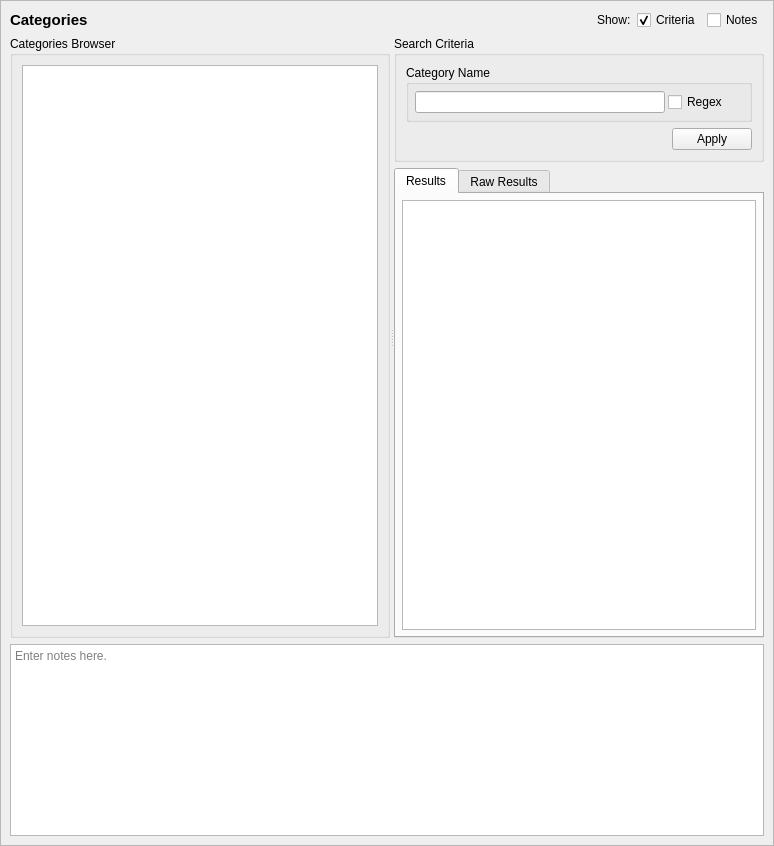
<?xml version="1.0" encoding="UTF-8"?>
<ui version="4.0">
 <class>CategoryQueryTab_ui</class>
 <widget class="QScrollArea" name="CategoryQueryTab_ui">
  <property name="geometry">
   <rect>
    <x>0</x>
    <y>0</y>
    <width>774</width>
    <height>846</height>
   </rect>
  </property>
  <property name="sizeAdjustPolicy">
   <enum>QAbstractScrollArea::AdjustToContents</enum>
  </property>
  <property name="widgetResizable">
   <bool>true</bool>
  </property>
  <widget class="QWidget" name="contents">
   <property name="geometry">
    <rect>
     <x>0</x>
     <y>0</y>
     <width>772</width>
     <height>844</height>
    </rect>
   </property>
   <property name="minimumSize">
    <size>
     <width>0</width>
     <height>0</height>
    </size>
   </property>
   <layout class="QGridLayout" name="gridLayout_3">
    <item row="0" column="0">
     <widget class="QLabel" name="label">
      <property name="sizePolicy">
       <sizepolicy hsizetype="Preferred" vsizetype="Fixed">
        <horstretch>0</horstretch>
        <verstretch>0</verstretch>
       </sizepolicy>
      </property>
      <property name="maximumSize">
       <size>
        <width>16777215</width>
        <height>20</height>
       </size>
      </property>
      <property name="font">
       <font>
        <pointsize>11</pointsize>
        <weight>75</weight>
        <bold>true</bold>
       </font>
      </property>
      <property name="text">
       <string>Categories</string>
      </property>
     </widget>
    </item>
    <item row="3" column="0" colspan="5">
     <widget class="QTextEdit" name="notes">
      <property name="minimumSize">
       <size>
        <width>0</width>
        <height>80</height>
       </size>
      </property>
      <property name="toolTip">
       <string>Optionally enter notes here about the query.</string>
      </property>
      <property name="placeholderText">
       <string>Enter notes here.</string>
      </property>
     </widget>
    </item>
    <item row="0" column="1">
     <spacer name="horizontalSpacer">
      <property name="orientation">
       <enum>Qt::Orientation::Horizontal</enum>
      </property>
      <property name="sizeHint" stdset="0">
       <size>
        <width>440</width>
        <height>20</height>
       </size>
      </property>
     </spacer>
    </item>
    <item row="0" column="2">
     <widget class="QLabel" name="label_2">
      <property name="text">
       <string>Show:</string>
      </property>
     </widget>
    </item>
    <item row="0" column="3">
     <widget class="QCheckBox" name="criteria_expander">
      <property name="toolTip">
       <string>Show or hide the search criteria (no settings are lost)</string>
      </property>
      <property name="text">
       <string>Criteria</string>
      </property>
      <property name="checked">
       <bool>true</bool>
      </property>
     </widget>
    </item>
    <item row="0" column="4">
     <widget class="QCheckBox" name="notes_expander">
      <property name="toolTip">
       <string>Show or hide the notes field (no data is lost)</string>
      </property>
      <property name="text">
       <string>Notes</string>
      </property>
     </widget>
    </item>
    <item row="1" column="0" rowspan="2" colspan="5">
     <widget class="QSplitter" name="splitter">
      <property name="sizePolicy">
       <sizepolicy hsizetype="Expanding" vsizetype="Preferred">
        <horstretch>0</horstretch>
        <verstretch>1</verstretch>
       </sizepolicy>
      </property>
      <property name="orientation">
       <enum>Qt::Orientation::Horizontal</enum>
      </property>
      <widget class="QGroupBox" name="browser_groupBox">
       <property name="title">
        <string>Categories Browser</string>
       </property>
       <layout class="QGridLayout" name="gridLayout">
        <item row="0" column="0">
         <widget class="GetDetailsListView" name="cats"/>
        </item>
       </layout>
      </widget>
      <widget class="QWidget" name="verticalLayoutWidget">
       <layout class="QVBoxLayout" name="verticalLayout">
        <item>
         <widget class="QGroupBox" name="criteria_frame">
          <property name="sizePolicy">
           <sizepolicy hsizetype="Preferred" vsizetype="Preferred">
            <horstretch>0</horstretch>
            <verstretch>0</verstretch>
           </sizepolicy>
          </property>
          <property name="maximumSize">
           <size>
            <width>16777215</width>
            <height>16777215</height>
           </size>
          </property>
          <property name="title">
           <string>Search Criteria</string>
          </property>
          <layout class="QGridLayout" name="gridLayout_2">
           <item row="1" column="1">
            <widget class="QDialogButtonBox" name="buttonBox">
             <property name="standardButtons">
              <set>QDialogButtonBox::StandardButton::Apply</set>
             </property>
            </widget>
           </item>
           <item row="0" column="0" colspan="2">
            <widget class="QGroupBox" name="name_criteria">
             <property name="maximumSize">
              <size>
               <width>16777215</width>
               <height>120</height>
              </size>
             </property>
             <property name="title">
              <string>Category Name</string>
             </property>
             <layout class="QGridLayout" name="gridLayout_8">
              <property name="leftMargin">
               <number>6</number>
              </property>
              <property name="topMargin">
               <number>6</number>
              </property>
              <property name="rightMargin">
               <number>6</number>
              </property>
              <property name="bottomMargin">
               <number>6</number>
              </property>
              <property name="spacing">
               <number>3</number>
              </property>
              <item row="0" column="1">
               <widget class="QLineEdit" name="name">
                <property name="sizePolicy">
                 <sizepolicy hsizetype="Expanding" vsizetype="Fixed">
                  <horstretch>0</horstretch>
                  <verstretch>0</verstretch>
                 </sizepolicy>
                </property>
                <property name="minimumSize">
                 <size>
                  <width>150</width>
                  <height>20</height>
                 </size>
                </property>
                <property name="maximumSize">
                 <size>
                  <width>250</width>
                  <height>16777215</height>
                 </size>
                </property>
               </widget>
              </item>
              <item row="0" column="2">
               <widget class="QCheckBox" name="name_regex">
                <property name="toolTip">
                 <string>Use regular expressions to match the type's name.</string>
                </property>
                <property name="text">
                 <string>Regex</string>
                </property>
               </widget>
              </item>
             </layout>
            </widget>
           </item>
          </layout>
         </widget>
        </item>
        <item>
         <widget class="QTabWidget" name="results_frame">
          <property name="sizePolicy">
           <sizepolicy hsizetype="Preferred" vsizetype="MinimumExpanding">
            <horstretch>0</horstretch>
            <verstretch>1</verstretch>
           </sizepolicy>
          </property>
          <property name="currentIndex">
           <number>0</number>
          </property>
          <widget class="QWidget" name="table_page">
           <property name="sizePolicy">
            <sizepolicy hsizetype="Preferred" vsizetype="MinimumExpanding">
             <horstretch>0</horstretch>
             <verstretch>0</verstretch>
            </sizepolicy>
           </property>
           <attribute name="title">
            <string>Results</string>
           </attribute>
           <layout class="QVBoxLayout" name="verticalLayout_3">
            <property name="leftMargin">
             <number>6</number>
            </property>
            <property name="topMargin">
             <number>6</number>
            </property>
            <property name="rightMargin">
             <number>6</number>
            </property>
            <property name="bottomMargin">
             <number>6</number>
            </property>
            <item>
             <widget class="SEToolsTableView" name="table_results">
              <property name="sizePolicy">
               <sizepolicy hsizetype="Expanding" vsizetype="MinimumExpanding">
                <horstretch>0</horstretch>
                <verstretch>0</verstretch>
               </sizepolicy>
              </property>
              <property name="sizeAdjustPolicy">
               <enum>QAbstractScrollArea::AdjustIgnored</enum>
              </property>
              <property name="alternatingRowColors">
               <bool>true</bool>
              </property>
              <property name="sortingEnabled">
               <bool>true</bool>
              </property>
             </widget>
            </item>
           </layout>
          </widget>
          <widget class="QWidget" name="raw_page">
           <property name="sizePolicy">
            <sizepolicy hsizetype="Preferred" vsizetype="MinimumExpanding">
             <horstretch>0</horstretch>
             <verstretch>0</verstretch>
            </sizepolicy>
           </property>
           <attribute name="title">
            <string>Raw Results</string>
           </attribute>
           <layout class="QVBoxLayout" name="verticalLayout_2">
            <property name="leftMargin">
             <number>6</number>
            </property>
            <property name="topMargin">
             <number>6</number>
            </property>
            <property name="rightMargin">
             <number>6</number>
            </property>
            <property name="bottomMargin">
             <number>6</number>
            </property>
            <item>
             <widget class="QPlainTextEdit" name="raw_results">
              <property name="sizePolicy">
               <sizepolicy hsizetype="Expanding" vsizetype="MinimumExpanding">
                <horstretch>0</horstretch>
                <verstretch>0</verstretch>
               </sizepolicy>
              </property>
              <property name="minimumSize">
               <size>
                <width>0</width>
                <height>0</height>
               </size>
              </property>
              <property name="font">
               <font>
                <family>Monospace</family>
               </font>
              </property>
              <property name="documentTitle">
               <string/>
              </property>
              <property name="lineWrapMode">
               <enum>QPlainTextEdit::NoWrap</enum>
              </property>
              <property name="readOnly">
               <bool>true</bool>
              </property>
             </widget>
            </item>
           </layout>
          </widget>
         </widget>
        </item>
       </layout>
      </widget>
     </widget>
    </item>
   </layout>
   <zorder>splitter</zorder>
   <zorder>notes</zorder>
   <zorder>label</zorder>
   <zorder>label_2</zorder>
   <zorder>horizontalSpacer</zorder>
   <zorder>criteria_expander</zorder>
   <zorder>notes_expander</zorder>
  </widget>
 </widget>
 <customwidgets>
  <customwidget>
   <class>SEToolsTableView</class>
   <extends>QTableView</extends>
   <header>setoolsgui/tableview.h</header>
  </customwidget>
  <customwidget>
   <class>GetDetailsListView</class>
   <extends>QListView</extends>
   <header>setoolsgui/getdetailslist.h</header>
  </customwidget>
 </customwidgets>
 <tabstops>
  <tabstop>criteria_expander</tabstop>
  <tabstop>notes_expander</tabstop>
  <tabstop>cats</tabstop>
  <tabstop>name</tabstop>
  <tabstop>name_regex</tabstop>
  <tabstop>results_frame</tabstop>
  <tabstop>table_results</tabstop>
  <tabstop>raw_results</tabstop>
  <tabstop>notes</tabstop>
 </tabstops>
 <resources/>
 <connections>
  <connection>
   <sender>notes_expander</sender>
   <signal>toggled(bool)</signal>
   <receiver>notes</receiver>
   <slot>setVisible(bool)</slot>
   <hints>
    <hint type="sourcelabel">
     <x>732</x>
     <y>20</y>
    </hint>
    <hint type="destinationlabel">
     <x>386</x>
     <y>754</y>
    </hint>
   </hints>
  </connection>
  <connection>
   <sender>criteria_expander</sender>
   <signal>toggled(bool)</signal>
   <receiver>criteria_frame</receiver>
   <slot>setVisible(bool)</slot>
   <hints>
    <hint type="sourcelabel">
     <x>583</x>
     <y>20</y>
    </hint>
    <hint type="destinationlabel">
     <x>496</x>
     <y>226</y>
    </hint>
   </hints>
  </connection>
 </connections>
</ui>
